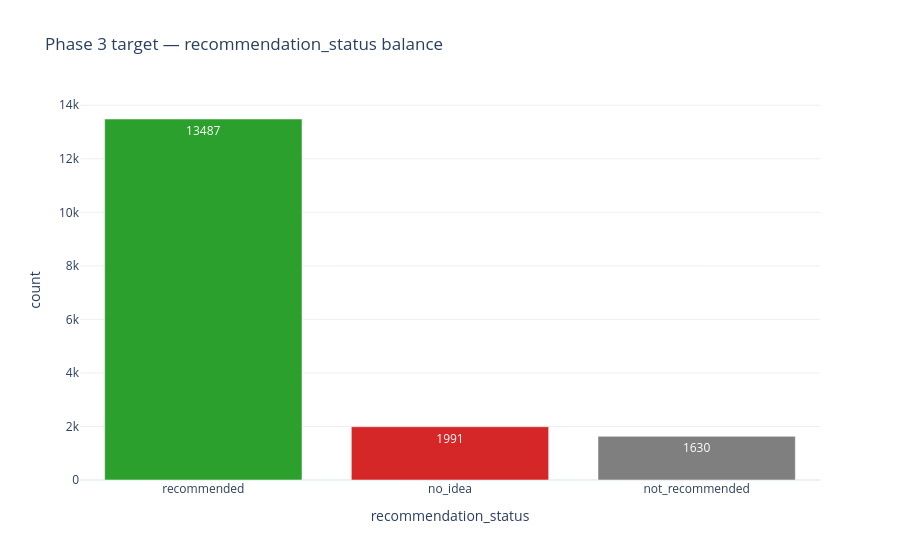
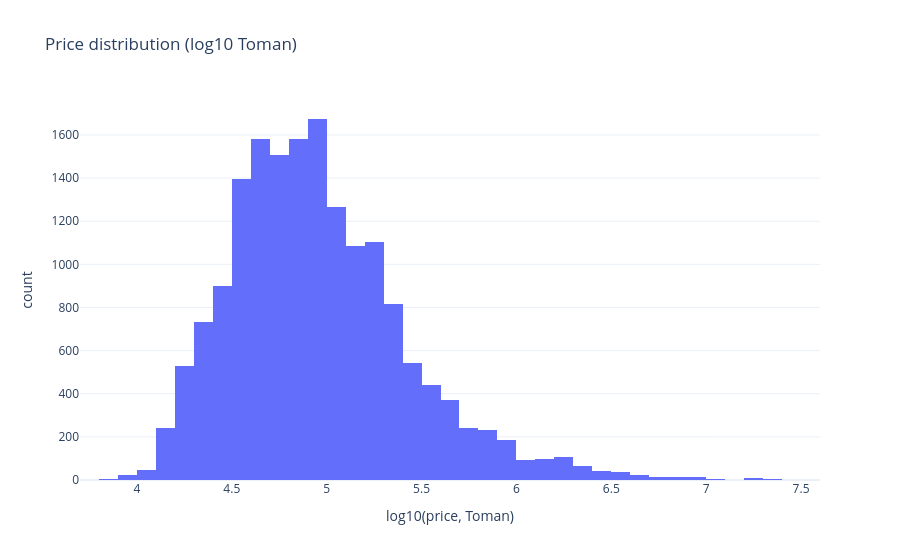
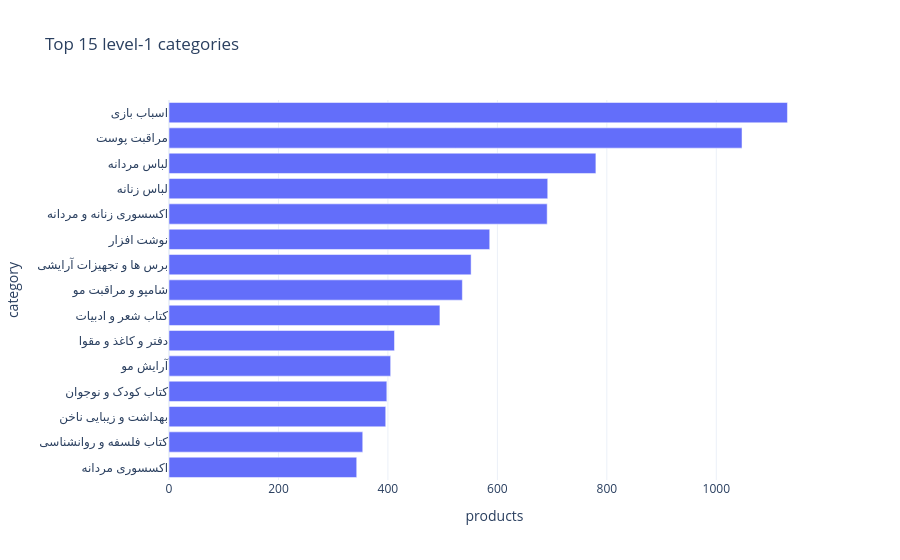

These figures' notebook cell, in order:
### Code cell
fig_recommendation_balance(comments_df).show()
fig_price_distribution(products_df).show()
fig_top_categories(products_df).show()

### Figure 1 — Plotly figure (JSON) as saved in the notebook; plotly's stock layout.template omitted (floating-point values rounded to 4 significant figures)
{"data": [{"hovertemplate": "recommendation_status=%{x}<br>count=%{y}<br>text=%{text}<extra></extra>", "legendgroup": "", "marker": {"color": ["#2ca02c", "#d62728", "#7f7f7f"], "pattern": {"shape": ""}}, "name": "", "orientation": "v", "showlegend": false, "text": [13490.0, 1991.0, 1630.0], "textposition": "auto", "type": "bar", "x": ["recommended", "no_idea", "not_recommended"], "xaxis": "x", "y": [13487, 1991, 1630], "yaxis": "y"}], "layout": {"barmode": "relative", "legend": {"tracegroupgap": 0}, "title": {"text": "Phase 3 target — recommendation_status balance"}, "xaxis": {"anchor": "y", "domain": [0.0, 1.0], "title": {"text": "recommendation_status"}}, "yaxis": {"anchor": "x", "domain": [0.0, 1.0], "title": {"text": "count"}}}}

### Figure 2 — Plotly figure (JSON) as saved in the notebook; plotly's stock layout.template omitted (floating-point values rounded to 4 significant figures; data arrays with more than 128 entries replaced by an {"elided": "..."} marker saying what was removed)
{"data": [{"bingroup": "x", "hovertemplate": "variable=price_clean<br>log10(price, Toman)=%{x}<br>count=%{y}<extra></extra>", "legendgroup": "price_clean", "marker": {"color": "#636efa", "pattern": {"shape": ""}}, "name": "price_clean", "nbinsx": 60, "orientation": "v", "showlegend": true, "type": "histogram", "x": {"elided": "17033 float values"}, "xaxis": "x", "yaxis": "y"}], "layout": {"barmode": "relative", "legend": {"title": {"text": "variable"}, "tracegroupgap": 0}, "showlegend": false, "title": {"text": "Price distribution (log10 Toman)"}, "xaxis": {"anchor": "y", "domain": [0.0, 1.0], "title": {"text": "log10(price, Toman)"}}, "yaxis": {"anchor": "x", "domain": [0.0, 1.0], "title": {"text": "count"}}}}

### Figure 3 — Plotly figure (JSON) as saved in the notebook; plotly's stock layout.template omitted (floating-point values rounded to 4 significant figures)
{"data": [{"hovertemplate": "products=%{x}<br>category=%{y}<extra></extra>", "legendgroup": "", "marker": {"color": "#636efa", "pattern": {"shape": ""}}, "name": "", "orientation": "h", "showlegend": false, "textposition": "auto", "type": "bar", "x": [343, 354, 396, 398, 405, 412, 495, 536, 552, 586, 691, 692, 780, 1047, 1130], "xaxis": "x", "y": ["اکسسوری مردانه", "کتاب فلسفه و روانشناسی", "بهداشت و زیبایی ناخن", "کتاب کودک و نوجوان", "آرایش مو", "دفتر و کاغذ و مقوا", "کتاب شعر و ادبیات", "شامپو و مراقبت مو", "برس ها و تجهیزات آرایشی", "نوشت افزار", "اکسسوری زنانه و مردانه", "لباس زنانه", "لباس مردانه", "مراقبت پوست", "اسباب بازی"], "yaxis": "y"}], "layout": {"barmode": "relative", "legend": {"tracegroupgap": 0}, "title": {"text": "Top 15 level-1 categories"}, "xaxis": {"anchor": "y", "domain": [0.0, 1.0], "title": {"text": "products"}}, "yaxis": {"anchor": "x", "domain": [0.0, 1.0], "title": {"text": "category"}}}}
